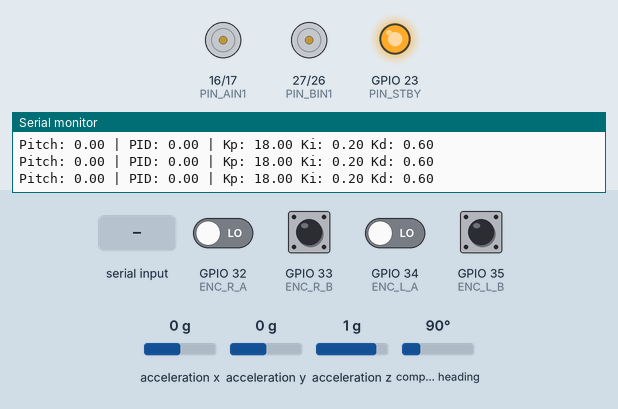
Recording of a sketch running on a simulated ESP32. On the bench: motor-driver pin pairs drawn as motors (green arrow = first pin HIGH = forward, orange = second pin HIGH = backward, longer = more drive, scaled by the enable pin, stopped while the standby pin is LOW), output pins drawn as LEDs (lit = HIGH), the last lines printed to the serial monitor. The inputs (shaded band) are chosen by the test bench; at power-on: GPIO 33 (ENC_R_B), GPIO 35 (ENC_L_B) HIGH, GPIO 32 (ENC_R_A), GPIO 34 (ENC_L_A) LOW, acceleration y 0 g, acceleration z 1 g, acceleration x 0 g, compass heading 90°.

Above: at 4.3 s.
4.4 s: acceleration y set to -0.8 g
At 5.5 s:
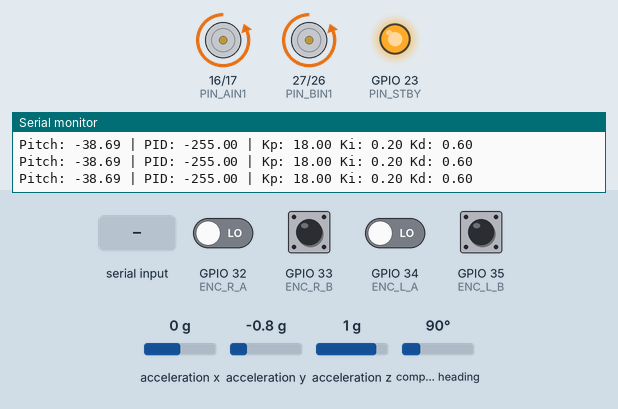
5.9 s: "Kp=\n" received over Serial
8.9 s: acceleration z set to 0.8 g
11.9 s: acceleration y set to 0 g
At 11.9 s:
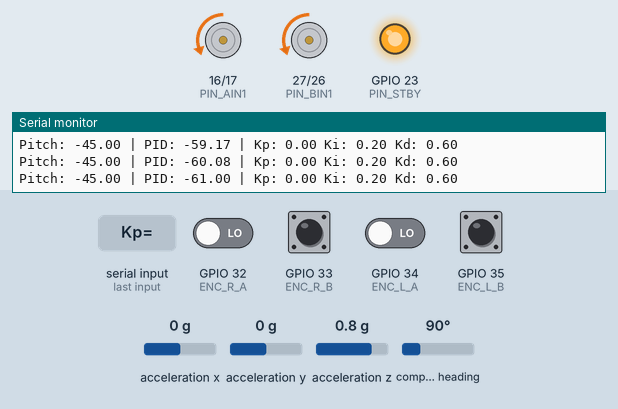
13.4 s: "set=90\n" received over Serial
At 14.4 s:
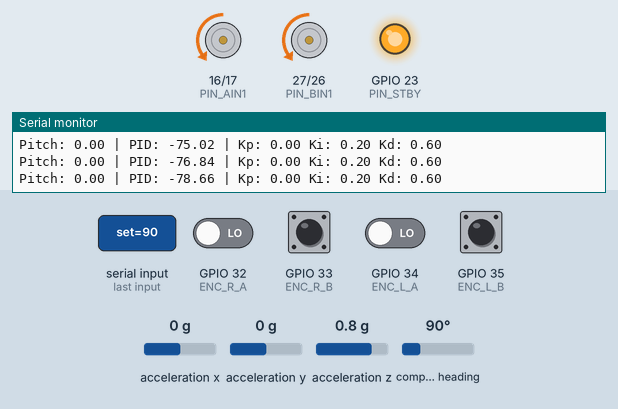
16.4 s: "Ki=\n" received over Serial
Timing chart, 0 to 18.9 s (numbered marks = the images above; inputs shaded):
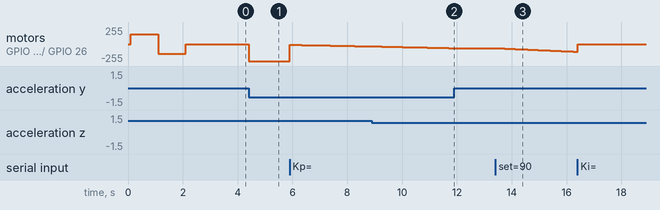

The sketch:

main.ino
```cpp
#include <Wire.h>
#include <Adafruit_Sensor.h>
#include <Adafruit_BNO055.h>

// -------------------------- PIN DEFINITIONS --------------------------
const int PIN_STBY  = 23;

// Motor A (Left)
const int PIN_PWMA  = 4;
const int PIN_AIN1  = 16;
const int PIN_AIN2  = 17;

// Motor B (Right)
const int PIN_PWMB  = 25;
const int PIN_BIN1  = 27;
const int PIN_BIN2  = 26;

// -------------------------- ENCODERS --------------------------
const int ENC_L_A = 34;
const int ENC_L_B = 35;
const int ENC_R_A = 32;
const int ENC_R_B = 33;

// -------------------------- PWM CONFIG --------------------------
const int PWM_FREQ = 20000;
const int PWM_RES  = 8;
const int PWM_CH_L = 0;
const int PWM_CH_R = 1;

// -------------------------- CONTROL CONFIG --------------------------
Adafruit_BNO055 bno = Adafruit_BNO055(55, 0x28);

double Kp = 18.0, Ki = 0.2, Kd = 0.6;
double setpoint = 0.0;
const double SAFE_ANGLE_DEG = 45.0;

volatile long encLeftCount = 0, encRightCount = 0;
const double WHEEL_DIAM_MM = 44.0;
const double WHEEL_CIRCUMFERENCE_MM = WHEEL_DIAM_MM * 3.14159265358979323846;
const int ENCODER_PPR = 20;

double integralTerm = 0.0, lastError = 0.0;
unsigned long lastTimeMicros = 0;

// -------------------------- UTILS --------------------------
inline void safeStandby(bool en) {
  digitalWrite(PIN_STBY, en ? HIGH : LOW);
}

// ✅ Motor Direction Logic
void setMotorLeft(int pwmVal) {
  if (pwmVal > 0) {
    digitalWrite(PIN_AIN1, HIGH);
    digitalWrite(PIN_AIN2, LOW);
    ledcWrite(PWM_CH_L, min(pwmVal, 255));
  } else if (pwmVal < 0) {
    digitalWrite(PIN_AIN1, LOW);
    digitalWrite(PIN_AIN2, HIGH);
    ledcWrite(PWM_CH_L, min(-pwmVal, 255));
  } else {
    digitalWrite(PIN_AIN1, LOW);
    digitalWrite(PIN_AIN2, LOW);
    ledcWrite(PWM_CH_L, 0);
  }
}

void setMotorRight(int pwmVal) {
  if (pwmVal > 0) {
    digitalWrite(PIN_BIN1, HIGH);
    digitalWrite(PIN_BIN2, LOW);
    ledcWrite(PWM_CH_R, min(pwmVal, 255));
  } else if (pwmVal < 0) {
    digitalWrite(PIN_BIN1, LOW);
    digitalWrite(PIN_BIN2, HIGH);
    ledcWrite(PWM_CH_R, min(-pwmVal, 255));
  } else {
    digitalWrite(PIN_BIN1, LOW);
    digitalWrite(PIN_BIN2, LOW);
    ledcWrite(PWM_CH_R, 0);
  }
}

// -------------------------- ENCODER ISRs --------------------------
void IRAM_ATTR isrEncLeftA() { bool A = digitalRead(ENC_L_A); bool B = digitalRead(ENC_L_B); if (A == B) encLeftCount++; else encLeftCount--; }
void IRAM_ATTR isrEncLeftB() { bool A = digitalRead(ENC_L_A); bool B = digitalRead(ENC_L_B); if (A != B) encLeftCount++; else encLeftCount--; }
void IRAM_ATTR isrEncRightA(){ bool A = digitalRead(ENC_R_A); bool B = digitalRead(ENC_R_B); if (A == B) encRightCount++; else encRightCount--; }
void IRAM_ATTR isrEncRightB(){ bool A = digitalRead(ENC_R_A); bool B = digitalRead(ENC_R_B); if (A != B) encRightCount++; else encRightCount--; }

// -------------------------- MOTOR TEST --------------------------
void motorTest() {
  Serial.println("Motor Test Start...");
  setMotorLeft(150);
  setMotorRight(150);
  delay(1000);
  setMotorLeft(-150);
  setMotorRight(-150);
  delay(1000);
  setMotorLeft(0);
  setMotorRight(0);
  Serial.println("Motor Test Done");
  delay(1000);
}

// -------------------------- SERIAL PID TUNING --------------------------
void handleSerialInput() {
  static String input = "";

  while (Serial.available()) {
    char c = Serial.read();
    if (c == '\n' || c == '\r') {
      if (input.length() > 0) {
        input.trim();
        if (input.startsWith("Kp=")) Kp = input.substring(3).toFloat();
        else if (input.startsWith("Ki=")) Ki = input.substring(3).toFloat();
        else if (input.startsWith("Kd=")) Kd = input.substring(3).toFloat();
        else if (input.startsWith("set=")) setpoint = input.substring(4).toFloat();
        else if (input == "show") {
          Serial.printf("Kp=%.3f | Ki=%.3f | Kd=%.3f | Set=%.2f\n", Kp, Ki, Kd, setpoint);
        } else {
          Serial.println("Unknown command. Use: Kp= | Ki= | Kd= | set= | show");
        }
        input = "";
      }
    } else {
      input += c;
    }
  }
}

// -------------------------- SETUP --------------------------
void setup() {
  Serial.begin(115200);
  delay(100);

  pinMode(PIN_STBY, OUTPUT);
  pinMode(PIN_AIN1, OUTPUT);
  pinMode(PIN_AIN2, OUTPUT);
  pinMode(PIN_BIN1, OUTPUT);
  pinMode(PIN_BIN2, OUTPUT);

  ledcSetup(PWM_CH_L, PWM_FREQ, PWM_RES);
  ledcAttachPin(PIN_PWMA, PWM_CH_L);
  ledcSetup(PWM_CH_R, PWM_FREQ, PWM_RES);
  ledcAttachPin(PIN_PWMB, PWM_CH_R);

  pinMode(ENC_L_A, INPUT);
  pinMode(ENC_L_B, INPUT);
  pinMode(ENC_R_A, INPUT);
  pinMode(ENC_R_B, INPUT);

  attachInterrupt(digitalPinToInterrupt(ENC_L_A), isrEncLeftA, CHANGE);
  attachInterrupt(digitalPinToInterrupt(ENC_L_B), isrEncLeftB, CHANGE);
  attachInterrupt(digitalPinToInterrupt(ENC_R_A), isrEncRightA, CHANGE);
  attachInterrupt(digitalPinToInterrupt(ENC_R_B), isrEncRightB, CHANGE);

  if (!bno.begin()) {
    Serial.println("BNO055 not detected. Check wiring!");
    while (1) delay(10);
  }

  bno.setExtCrystalUse(true);
  safeStandby(true);
  motorTest();

  lastTimeMicros = micros();
  Serial.println("Setup complete.");
  Serial.println("Type commands like: Kp=200 | Ki=15 | Kd=60 | set=1 | show");
}

// -------------------------- LOOP --------------------------
void loop() {
  handleSerialInput();

  imu::Vector<3> euler = bno.getVector(Adafruit_BNO055::VECTOR_EULER);
  double pitchDeg = -euler.z();

  unsigned long now = micros();
  double dt = (now - lastTimeMicros) / 1000000.0;
  if (dt <= 0) dt = 0.001;

  double error = pitchDeg - setpoint;
  integralTerm += error * dt;
  double derivative = (error - lastError) / dt;

  double pid_out = Kp * error + Ki * integralTerm + Kd * derivative;
  pid_out = constrain(pid_out, -255, 255);

  if (abs(pitchDeg) > SAFE_ANGLE_DEG) {
    setMotorLeft(0);
    setMotorRight(0);
    Serial.print("SAFE STOP | Angle: ");
    Serial.println(pitchDeg, 1);
    integralTerm = 0;
    delay(200);
  } else {
    int pwmCmd = (int)pid_out;
    setMotorLeft(pwmCmd);
    setMotorRight(pwmCmd);
  }

  static unsigned long lastPrint = 0;
  if (millis() - lastPrint > 100) {
    lastPrint = millis();
    Serial.printf("Pitch: %.2f | PID: %.2f | Kp: %.2f Ki: %.2f Kd: %.2f\n",
                  pitchDeg, pid_out, Kp, Ki, Kd);
  }

  lastError = error;
  lastTimeMicros = now;
  delay(2);
}
```

Measured:
- after the input at 4.4 s, motor on GPIO 16 (PIN_AIN1) / GPIO 17 (PIN_AIN2), motor on GPIO 27 (PIN_BIN1) / GPIO 26 (PIN_BIN2): stopped → backward 255/255 at once
- after the input at 11.9 s, motor on GPIO 16 (PIN_AIN1) / GPIO 17 (PIN_AIN2), motor on GPIO 27 (PIN_BIN1) / GPIO 26 (PIN_BIN2): stays backward 61/255 (without the input it goes to backward 62/255 after 0.02 s)
- after the input at 13.4 s, motor on GPIO 16 (PIN_AIN1) / GPIO 17 (PIN_AIN2), motor on GPIO 27 (PIN_BIN1) / GPIO 26 (PIN_BIN2): moves from backward 61/255 to backward 115/255 over 2.9 s, starting at once
